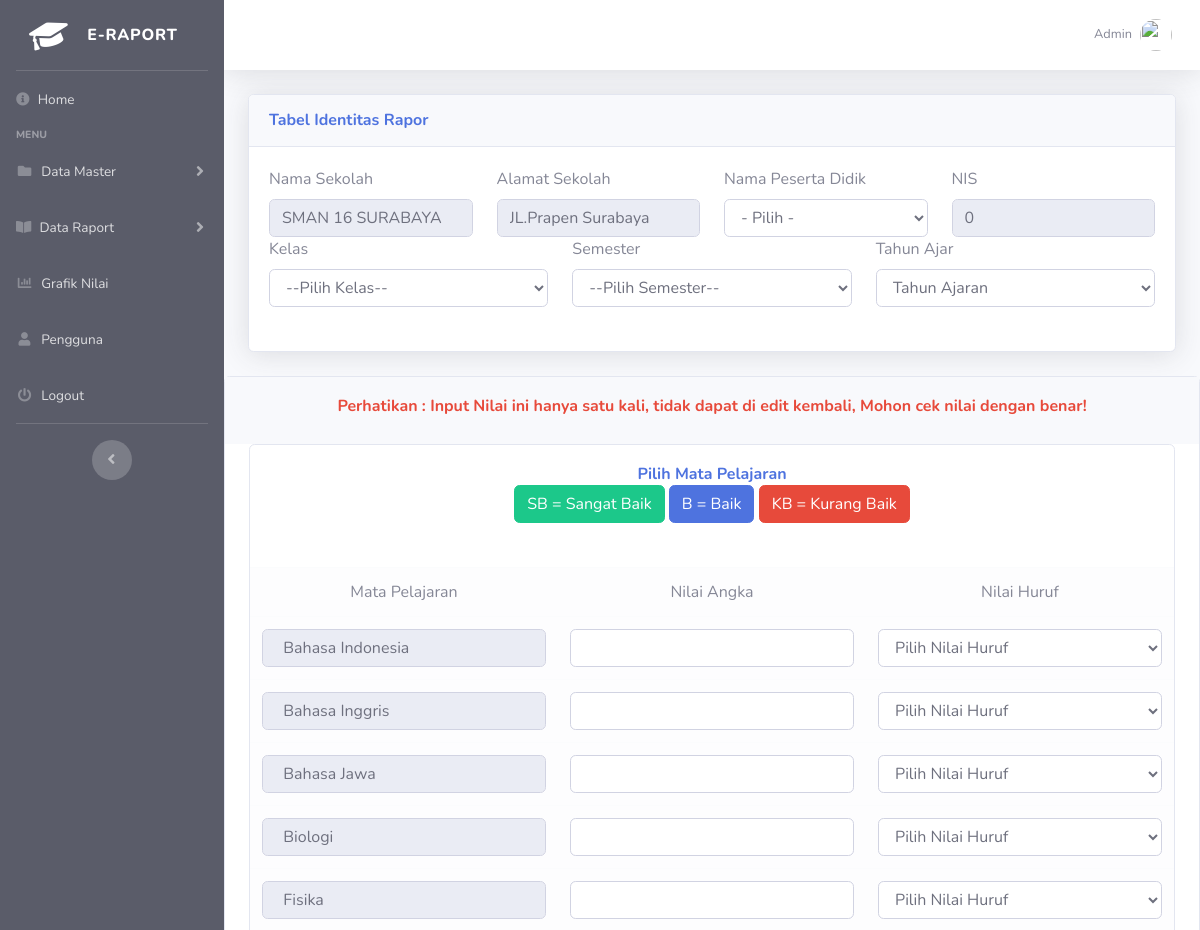
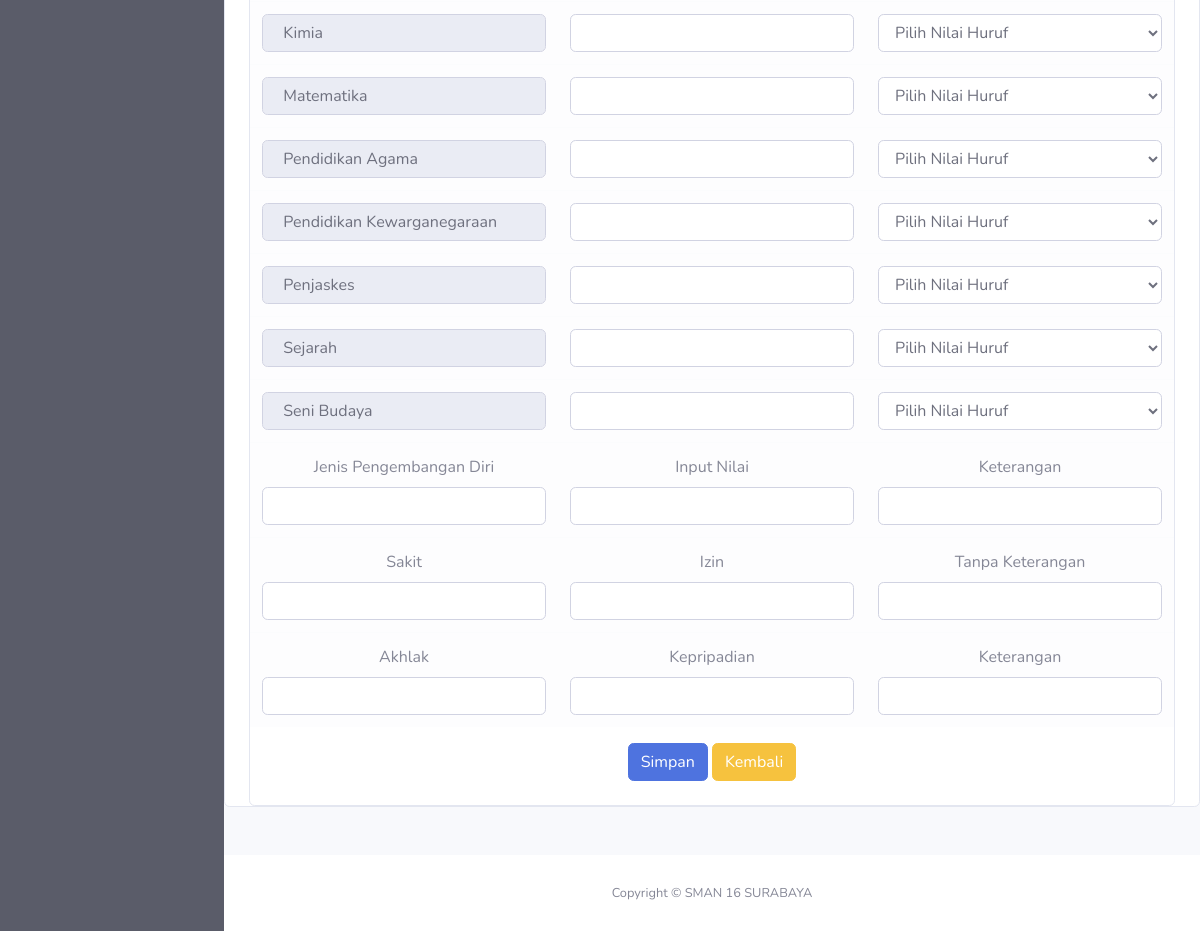
The app's page /pages/rapor/tambah.php with its own data (2 pictures, top to bottom).
### tables this page shows
CREATE TABLE `tbl_mapel` (
  `id_mapel` int(20) NOT NULL,
  `nama_mapel` varchar(50) NOT NULL,
  `kode_mapel` varchar(20) NOT NULL,
  `id_semester` enum('1','2') NOT NULL,
  `nama_guru` varchar(50) NOT NULL
);

### pages/rapor/tambah.php (the view, shortened to what this page needs)
<?php
include_once('../template/header.php');
?>
<?php
$namasekolah = "SMAN 16 SURABAYA";
$alamatsekolah = "JL.Prapen Surabaya";
$siswa = mysqli_query($koneksi, "SELECT * FROM tbl_siswa") or die(mysqli_error($koneksi));
$jsArray = "var nis = new Array();\n";
?>
<div class="container-fluid">
    <div class="card shadow mb-4">
        <div class="card-header py-3">
            <h6 class="m-0 font-weight-bold text-primary">Tabel Identitas Rapor</h6>
        </div>
        <div class="card-body">
            <div class="table-responsive">
                <form action="tambahrapor.php" method="post">
                    <div class="row">
                        <div class="col-lg">
                            <label for="nm_sekolah">Nama Sekolah</label>
                            <input type="text" name="nm_sekolah" id="nm_sekolah" class="form-control" value="<?php echo $namasekolah; ?> " readonly>
                        </div>
                        <div class="col-lg">
                            <label for="alamat">Alamat Sekolah</label>
                            <input type="text" name="alamat" id="alamat" class="form-control" value="<?php echo $alamatsekolah; ?> " readonly>
                        </div>
                        <div class="col-lg">
                            <label for="nama">Nama Peserta Didik</label>
                            <select class="form-control" name="nama" onchange="changeValue(this.value)">
                                <option>- Pilih -</option>
                                <?php if (mysqli_num_rows($siswa)) { ?>
                                    <?php while ($new_siswa = mysqli_fetch_array($siswa)) { ?>
                                        <?php $jsArray .= "nis['" . $new_siswa['nama'] . "'] = {nisn:'" . addslashes($new_siswa['nis']) . "'};\n";
                                        var_dump($jsArray);
                                    } ?>
                                <?php } ?>
                            </select>
                        </div>
                        <div class="col-lg">
                            <label for="nisn">NIS</label>
                            <input type="text" class="form-control" name="nisn" id="nisn" value="0" readonly="readonly">
                        </div>
                    </div>
                    <div class="row">
                        <div class="col-lg">
                            <label for="nama_kelas">Kelas</label>
                            <select name="nama_kelas" id="nama_kelas" class="form-control">
                                <option value="">--Pilih Kelas--</option>
                            </select>
                        </div>
                        <div class="col-lg">
                            <label for="id_semester">Semester</label>
                            <select name="id_semester" id="id_semester" class="form-control">
                                <option value="">--Pilih Semester--</option>
                            </select>
                        </div>
                        <div class="col-lg">
                            <label for="tahun_ajar">Tahun Ajar</label>
                            <select name="tahun_ajar" id="tahun_ajar" class="form-control">
                                <option value="">Tahun Ajaran</option>
                            </select>
                        </div>
                    </div>
                    <br>
            </div>
        </div>
    </div>
</div>
<div class="card">
    <div class="card-body bg-light">
        <h6 class="text-danger font-weight-bold text-center">Perhatikan : Input Nilai ini hanya satu kali, tidak dapat di edit kembali,
            Mohon cek nilai dengan benar!</h6>
    </div>
    <div class="container justify-center">
        <div class="card">
            <div class="row">
                <div class="col-md text-center">
                    <div class="card-body">
                        <h6 class="m-0 font-weight-bold text-primary">Pilih Mata Pelajaran</h6>
                        <a class="btn btn-success" href="#" role="button">SB = Sangat Baik</a>
                        <a class="btn btn-primary" href="#" role="button">B = Baik</a>
                        <a class="btn btn-danger" href="#" role="button">KB = Kurang Baik</a>
                        <br><br>
                    </div>
                    <table class="table table-light " id="dataTable" width="100%" cellspacing="0">
                        <thead class="thead-dark">
                            <tr>
                                <td>Mata Pelajaran</td>
                                <td>Nilai Angka</td>
                                <td>Nilai Huruf</td>
                            </tr>
                        </thead>
                        <tr>
                            <?php
                            $sql_mapel = mysqli_query($koneksi, "SELECT * FROM tbl_mapel ORDER BY nama_mapel") or die(mysqli_error($koneksi));
                            while ($datamapel = mysqli_fetch_assoc($sql_mapel)) :
                                $mapel = $datamapel["nama_mapel"];
                                ?>
                                <td>
                                    <input type="text" name="nama_mapel[]" id="nama_mapel[]" value="  <?php echo $mapel ?>"
                                    class="form-control" readonly>
                                <td>
                                    <input type="number" name="nilai_umum[]" id="nilai_umum" class="form-control">
                                </td>
                                <td>
                                    <select name="nilai_huruf[]" id="" class="form-control">
                                        <option value="">Pilih Nilai Huruf</option>
                                    </select>
                                </td>
                            </tr>
                        <?php endwhile; ?>
                        <tr>
                            <td>
                                <label for="ekstra">Jenis Pengembangan Diri</label>
                                <input type="text" name="ekstra" id="ekstra" class="form-control"></td>
                            <td> <label for="ekstra">Input Nilai </label>
                                <input type="text" name="nilai_ekstra" id="ekstra" class="form-control">
                            </td>
                            <td> <label for="ekstra">Keterangan</label>
                                <input type="text" name="" id="ekstra" class="form-control">
                            </td>
                        </tr>
                        <tr>
                            <td>
                                <label for="ekstra">Sakit</label>
                                <input type="number" name="sakit" id="izin" class="form-control">
                            </td>
                            <td> <label for="ekstra">Izin</label>
                                <input type="number" name="izin" id="izin" class="form-control">
                            </td>
                            <td> <label for="ekstra">Tanpa Keterangan</label>
                                <input type="number" name="alfa" id="alfa" class="form-control">
                            </td>
                        </tr>
                        <tr>
                            <td> <label for="ekstra">Akhlak</label>
                                <input type="text" name="akhlak" id="ekstra" class="form-control">
                            </td>
                            <td> <label for="ekstra">Kepripadian</label>
                                <input type="text" name="kepribadian" id="kepribadian" class="form-control">
                            </td>
                            <td> <label for="ekstra">Keterangan</label>
                                <input type="text" name="ket" id="ekstra" class="form-control">
                            </td>
                        </tr>
                    </table>
                    <button type="submit" class="btn btn-primary">Simpan</button>
                    <a href="index.php" class="btn btn-warning">Kembali</a>
                    <br><br>
                </div>
            </div>
        </div>
    </div>
</div>
<br><br>
</div>
<?php include '../template/footer.php' ?>

### records on screen
tbl_mapel: nama_mapel "Bahasa Indonesia"
tbl_mapel: nama_mapel "Bahasa Inggris"
tbl_mapel: nama_mapel "Bahasa Jawa"
tbl_mapel: nama_mapel "Biologi"
tbl_mapel: nama_mapel "Fisika"
tbl_mapel: nama_mapel "Kimia"
tbl_mapel: nama_mapel "Matematika"
tbl_mapel: nama_mapel "Pendidikan Agama"
tbl_mapel: nama_mapel "Pendidikan Kewarganegaraan"
tbl_mapel: nama_mapel "Penjaskes"
tbl_mapel: nama_mapel "Sejarah"
tbl_mapel: nama_mapel "Seni Budaya"
